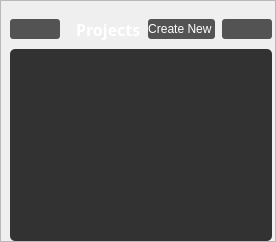
                        <widget class="QFrame" name="frameListProjects">
                         <property name="frameShape">
                          <enum>QFrame::StyledPanel</enum>
                         </property>
                         <property name="frameShadow">
                          <enum>QFrame::Raised</enum>
                         </property>
                         <layout class="QVBoxLayout" name="verticalLayout_7">
                          <property name="leftMargin">
                           <number>9</number>
                          </property>
                          <property name="topMargin">
                           <number>9</number>
                          </property>
                          <property name="rightMargin">
                           <number>3</number>
                          </property>
                          <property name="bottomMargin">
                           <number>0</number>
                          </property>
                          <item>
                           <widget class="QFrame" name="frameTitleProjects">
                            <property name="minimumSize">
                             <size>
                              <width>0</width>
                              <height>33</height>
                             </size>
                            </property>
                            <property name="maximumSize">
                             <size>
                              <width>16777215</width>
                              <height>33</height>
                             </size>
                            </property>
                            <property name="frameShape">
                             <enum>QFrame::NoFrame</enum>
                            </property>
                            <property name="frameShadow">
                             <enum>QFrame::Raised</enum>
                            </property>
                            <layout class="QHBoxLayout" name="horizontalLayout_14">
                             <property name="leftMargin">
                              <number>0</number>
                             </property>
                             <property name="topMargin">
                              <number>9</number>
                             </property>
                             <property name="rightMargin">
                              <number>0</number>
                             </property>
                             <property name="bottomMargin">
                              <number>3</number>
                             </property>
                             <item>
                              <widget class="QPushButton" name="pushButtonNextProjects">
                               <property name="minimumSize">
                                <size>
                                 <width>50</width>
                                 <height>20</height>
                                </size>
                               </property>
                               <property name="maximumSize">
                                <size>
                                 <width>50</width>
                                 <height>20</height>
                                </size>
                               </property>
                               <property name="styleSheet">
                                <string notr="true">QPushButton
{
	background-color: rgb(83, 83, 83);
	color: rgb(255, 255, 255);
	border-radius: 3px;
}
QPushButton:hover:!pressed
{
	background-color: rgb(100, 100, 100);
}</string>
                               </property>
                               <property name="text">
                                <string/>
                               </property>
                               <property name="icon">
                                <iconset resource="cioxoQtResources.qrc">
                                 <normaloff>:/icons/graphics/icons/arrowRight.svg</normaloff>:/icons/graphics/icons/arrowRight.svg</iconset>
                               </property>
                              </widget>
                             </item>
                             <item>
                              <spacer name="spacerTitlePreviousNextProjects">
                               <property name="orientation">
                                <enum>Qt::Horizontal</enum>
                               </property>
                               <property name="sizeType">
                                <enum>QSizePolicy::Fixed</enum>
                               </property>
                               <property name="sizeHint" stdset="0">
                                <size>
                                 <width>10</width>
                                 <height>0</height>
                                </size>
                               </property>
                              </spacer>
                             </item>
                             <item>
                              <widget class="QLabel" name="labelProjects">
                               <property name="font">
                                <font>
                                 <family>Source Sans Pro</family>
                                 <pointsize>12</pointsize>
                                 <weight>75</weight>
                                 <bold>true</bold>
                                </font>
                               </property>
                               <property name="styleSheet">
                                <string notr="true">color: rgb(255, 255, 255);</string>
                               </property>
                               <property name="text">
                                <string>Projects</string>
                               </property>
                               <property name="alignment">
                                <set>Qt::AlignLeading|Qt::AlignLeft|Qt::AlignVCenter</set>
                               </property>
                              </widget>
                             </item>
                             <item>
                              <spacer name="spacerAddDeleteProjects">
                               <property name="orientation">
                                <enum>Qt::Horizontal</enum>
                               </property>
                               <property name="sizeType">
                                <enum>QSizePolicy::Fixed</enum>
                               </property>
                               <property name="sizeHint" stdset="0">
                                <size>
                                 <width>1</width>
                                 <height>20</height>
                                </size>
                               </property>
                              </spacer>
                             </item>
                             <item>
                              <widget class="QPushButton" name="buttonCreateProjects">
                               <property name="minimumSize">
                                <size>
                                 <width>0</width>
                                 <height>20</height>
                                </size>
                               </property>
                               <property name="maximumSize">
                                <size>
                                 <width>95</width>
                                 <height>20</height>
                                </size>
                               </property>
                               <property name="font">
                                <font>
                                 <family>Segoe UI</family>
                                 <pointsize>9</pointsize>
                                 <weight>50</weight>
                                 <bold>false</bold>
                                </font>
                               </property>
                               <property name="styleSheet">
                                <string notr="true">QPushButton
{
	background-color: rgb(83, 83, 83);
	color: rgb(255, 255, 255);
	border-radius: 3px;
}
QPushButton:hover:!pressed
{
	background-color: rgb(100, 100, 100);
}</string>
                               </property>
                               <property name="text">
                                <string>Create New </string>
                               </property>
                               <property name="icon">
                                <iconset resource="cioxoQtResources.qrc">
                                 <normaloff>:/icons/graphics/icons/plus.svg</normaloff>:/icons/graphics/icons/plus.svg</iconset>
                               </property>
                              </widget>
                             </item>
                             <item>
                              <spacer name="horizontalSpacerReloadProjects">
                               <property name="orientation">
                                <enum>Qt::Horizontal</enum>
                               </property>
                               <property name="sizeType">
                                <enum>QSizePolicy::Fixed</enum>
                               </property>
                               <property name="sizeHint" stdset="0">
                                <size>
                                 <width>1</width>
                                 <height>20</height>
                                </size>
                               </property>
                              </spacer>
                             </item>
                             <item>
                              <widget class="QPushButton" name="buttonReloadProjects">
                               <property name="minimumSize">
                                <size>
                                 <width>50</width>
                                 <height>20</height>
                                </size>
                               </property>
                               <property name="maximumSize">
                                <size>
                                 <width>50</width>
                                 <height>20</height>
                                </size>
                               </property>
                               <property name="font">
                                <font>
                                 <family>Roboto</family>
                                 <pointsize>9</pointsize>
                                </font>
                               </property>
                               <property name="styleSheet">
                                <string notr="true">QPushButton
{
	background-color: rgb(83, 83, 83);
	color: rgb(255, 255, 255);
	border-radius: 3px;
}
QPushButton:hover:!pressed
{
	background-color: rgb(100, 100, 100);
}</string>
                               </property>
                               <property name="text">
                                <string/>
                               </property>
                               <property name="icon">
                                <iconset resource="cioxoQtResources.qrc">
                                 <normaloff>:/icons/graphics/icons/refreshCw.svg</normaloff>:/icons/graphics/icons/refreshCw.svg</iconset>
                               </property>
                              </widget>
                             </item>
                            </layout>
                           </widget>
                          </item>
                          <item>
                           <widget class="QListWidget" name="listProjects">
                            <property name="font">
                             <font>
                              <family>Roboto</family>
                              <pointsize>10</pointsize>
                             </font>
                            </property>
                            <property name="styleSheet">
                             <string notr="true">QListWidget
{
	background-color: rgb(50, 50, 50);
	color: rgb(180, 180, 180);
	border-radius:5px;
}
QListWidget:item:hover:!pressed
{
	background :  rgb(70, 70, 70);
	color: rgb(255, 255, 255);
}

QScrollBar:vertical {
	border: none;
    background: rgb(50, 50, 50);
    width: 8px;
	border-top-right-radius: 4px;
	border-bottom-right-radius: 4px;
 }

/*  HANDLE BAR VERTICAL */
QScrollBar::handle:vertical {	
	background-color: rgb(130, 130, 130);
	min-height: 30px;
	border-radius: 3px;
}
QScrollBar::handle:vertical:hover{	
	background-color: rgb(255, 255, 255);
}
QScrollBar::handle:vertical:pressed {	
	background-color: rgb(200, 200, 200);
}

/* BTN TOP - SCROLLBAR */
QScrollBar::sub-line:vertical {
	border: none;
	background-color: rgb(59, 59, 90);
	height: 0px;
	border-top-left-radius: 3px;
	border-top-right-radius: 3px;
	subcontrol-position: top;
	subcontrol-origin: margin;
}
QScrollBar::sub-line:vertical:hover {	
	background-color: rgb(255, 255, 255);
}
QScrollBar::sub-line:vertical:pressed {	
	background-color: rgb(200, 200, 200);
}

/* BTN BOTTOM - SCROLLBAR */
QScrollBar::add-line:vertical {
	border: none;
	background-color: rgb(59, 59, 90);
	height: 0px;
	border-bottom-left-radius: 7px;
	border-bottom-right-radius: 7px;
	subcontrol-position: bottom;
	subcontrol-origin: margin;
}
QScrollBar::add-line:vertical:hover {	
	background-color: rgb(255, 0, 127);
}
QScrollBar::add-line:vertical:pressed {	
	background-color: rgb(185, 0, 92);
}

/* RESET ARROW */
QScrollBar::up-arrow:vertical, QScrollBar::down-arrow:vertical {
	background: none;
}
QScrollBar::add-page:vertical, QScrollBar::sub-page:vertical {
	background: none;
}</string>
                            </property>
                            <property name="frameShape">
                             <enum>QFrame::NoFrame</enum>
                            </property>
                            <property name="verticalScrollMode">
                             <enum>QAbstractItemView::ScrollPerPixel</enum>
                            </property>
                            <property name="horizontalScrollMode">
                             <enum>QAbstractItemView::ScrollPerPixel</enum>
                            </property>
                            <property name="spacing">
                             <number>4</number>
                            </property>
                            <property name="viewMode">
                             <enum>QListView::ListMode</enum>
                            </property>
                            <property name="sortingEnabled">
                             <bool>false</bool>
                            </property>
                           </widget>
                          </item>
                         </layout>
                        </widget>
